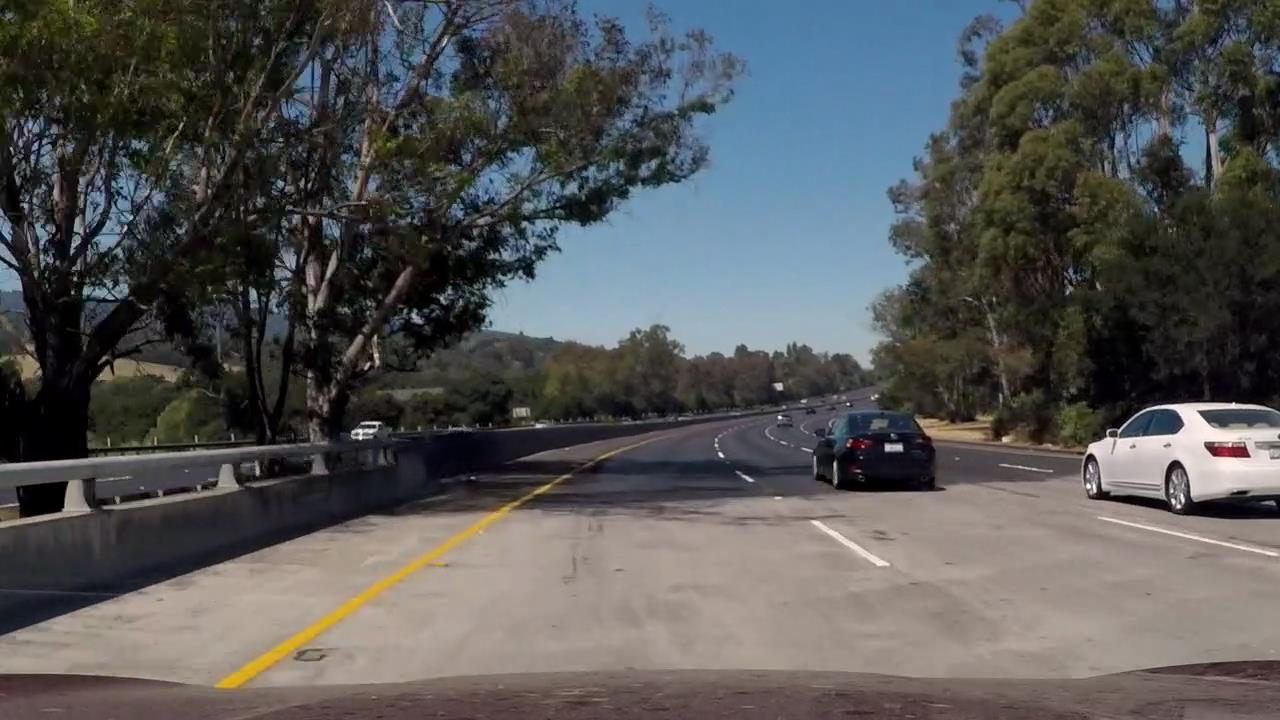
#> input picture new_test/1.jpg, 1280 x 720 px, given as the content of the folder camera_cal, which was not available
$ python processImage.py   (older library calls are emulated)
#> lines starting #> are read from the running program, lines starting #| are printed output that depends on the picture; pictures that were not available may be replaced by others from this repository, and a replacement may not be noted
### utils.py
# -*- coding: utf-8 -*-
"""
Created on Fri Oct  6 23:37:10 2017

@author: yang
"""

import numpy as np
import os
import cv2
import matplotlib.pyplot as plt
import matplotlib.image as mpimg

#get all image in the given directory persume that this directory only contain image files
def get_images_by_dir(dirname):
    img_names = os.listdir(dirname)
    img_paths = [dirname+'/'+img_name for img_name in img_names]
    imgs = [cv2.imread(path) for path in img_paths]
    return imgs

#function take the chess board image and return the object points and image points
def calibrate(images,grid=(9,6)):
    object_points=[]
    img_points = []
    for img in images:
        object_point = np.zeros( (grid[0]*grid[1],3),np.float32 )
        object_point[:,:2]= np.mgrid[0:grid[0],0:grid[1]].T.reshape(-1,2)
        gray = cv2.cvtColor(img,cv2.COLOR_BGR2GRAY)
        ret, corners = cv2.findChessboardCorners(gray, grid, None)
        if ret:
            object_points.append(object_point)
            img_points.append(corners)
    return object_points,img_points

# [6 lines left out: function get_M_Minv, not called in this run]

#function takes an image, object points, and image points
# performs the camera calibration, image distortion correction and
# returns the undistorted image
def cal_undistort(img, objpoints, imgpoints):
    # Use cv2.calibrateCamera() and cv2.undistort()
    ret, mtx, dist, rvecs, tvecs = cv2.calibrateCamera(objpoints, imgpoints, img.shape[1::-1], None, None)
    dst = cv2.undistort(img, mtx, dist, None, mtx)
    return dst

# [230 lines left out: functions abs_sobel_thresh, mag_thresh, dir_threshold, hls_select, find_line, find_line_by_previous and 5 more, not called in this run]

### processImage.py
# -*- coding: utf-8 -*-
"""
Created on Sun Oct  8 11:22:29 2017

@author: yang
"""

import os
import cv2
import utils
import matplotlib.pyplot as plt
import numpy as np

cal_imgs = utils.get_images_by_dir('camera_cal')
#> in get_images_by_dir, `imgs = [cv2.imread(path) for path in img_paths]`: imgs = 1 item
#> cal_imgs = 1 item
object_points,img_points = utils.calibrate(cal_imgs,grid=(9,6))
#> the loop in calibrate, `for img in images:` made 1 pass
#> ret on pass 1: False
#> pass 1, in calibrate, `gray = cv2.cvtColor(img,cv2.COLOR_BGR2GRAY)`:
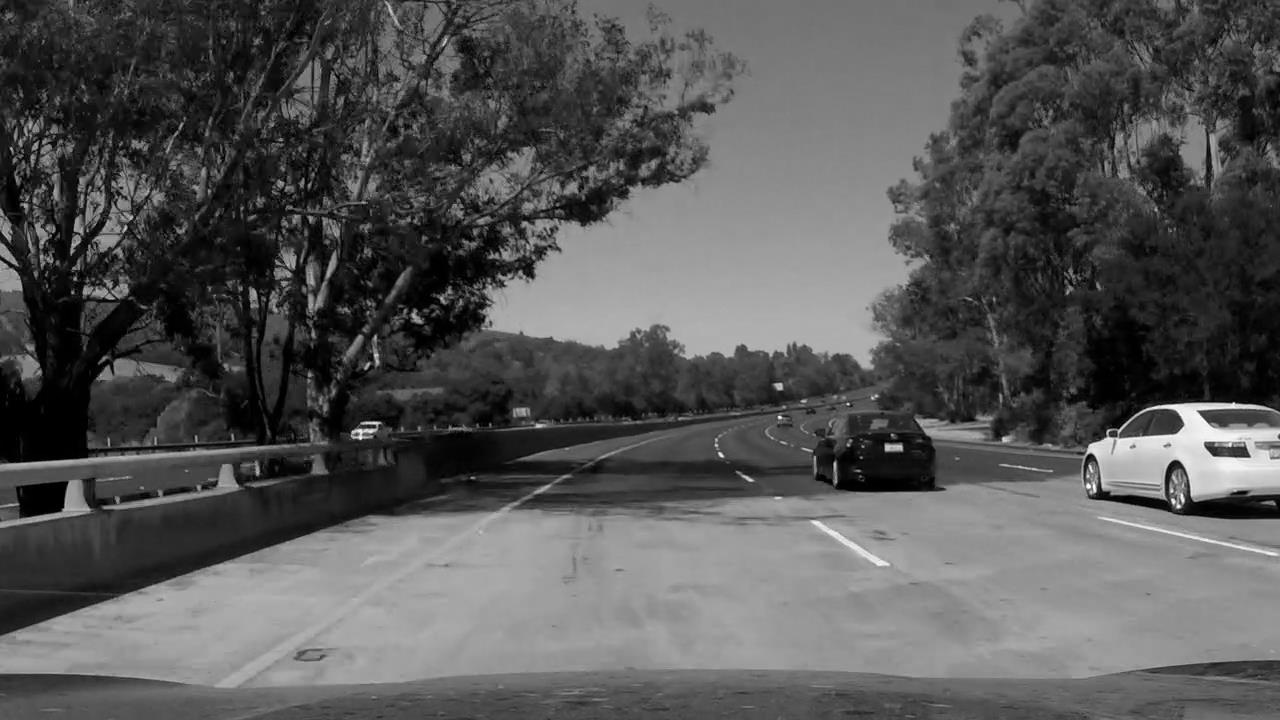
#> gray: shape (720, 1280); min 0, max 254, mean 86.5
#> after the loop in calibrate, `for img in images:`: img_points = []
#> object_points = []; img_points = []

#test_imgs = utils.get_images_by_dir('test_images')
test_imgs = utils.get_images_by_dir('new_test')
#> call 2 of get_images_by_dir, with dirname = 'new_test'
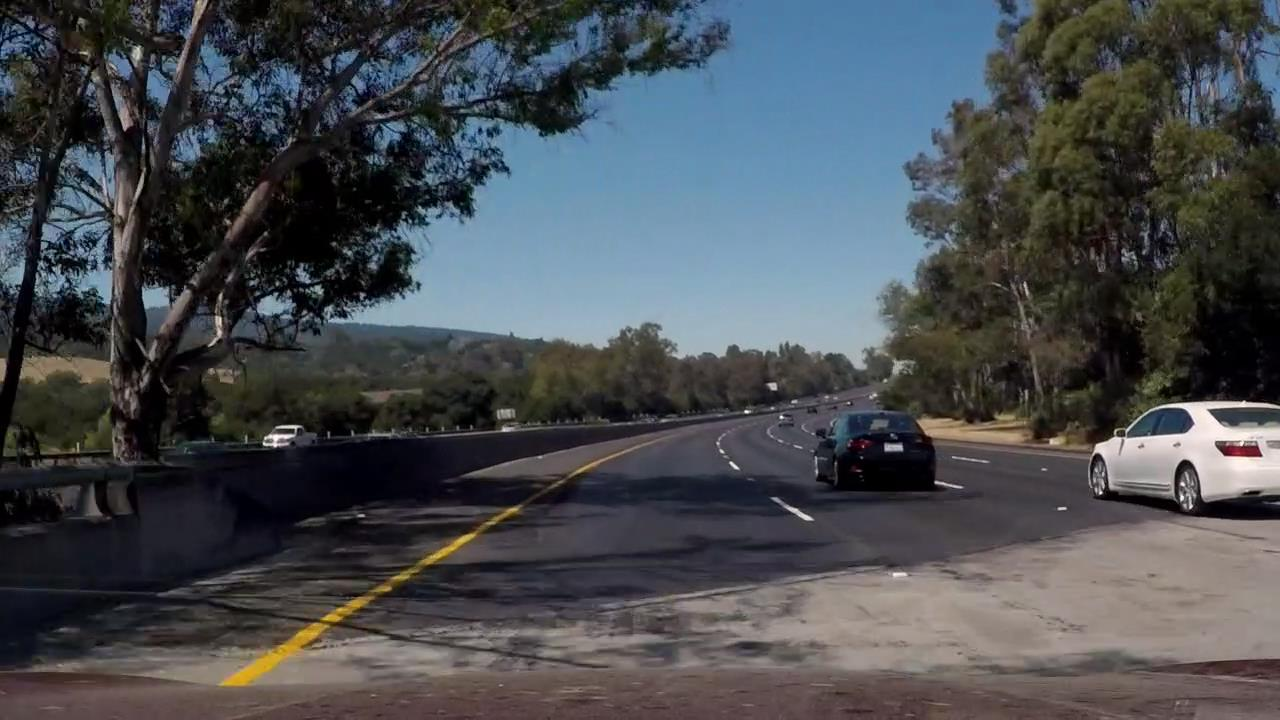
#> input picture new_test/2.jpg, 1280 x 720 px
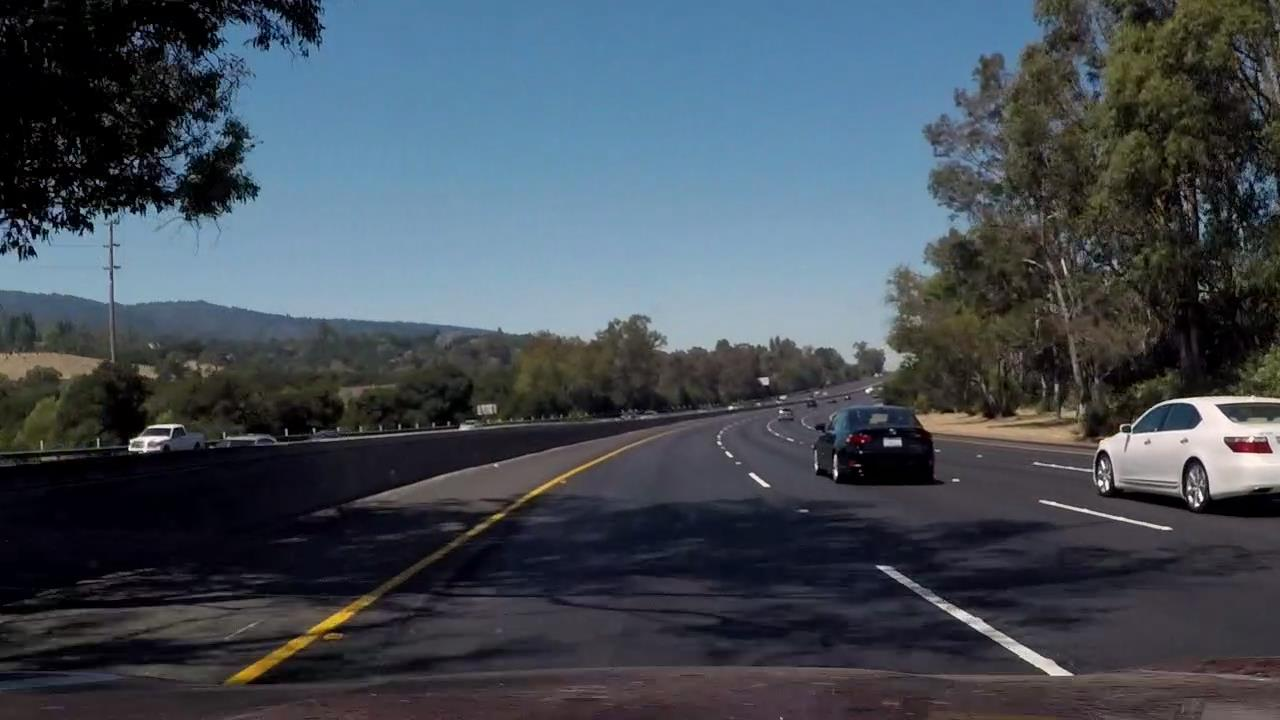
#> input picture new_test/3.jpg, 1280 x 720 px
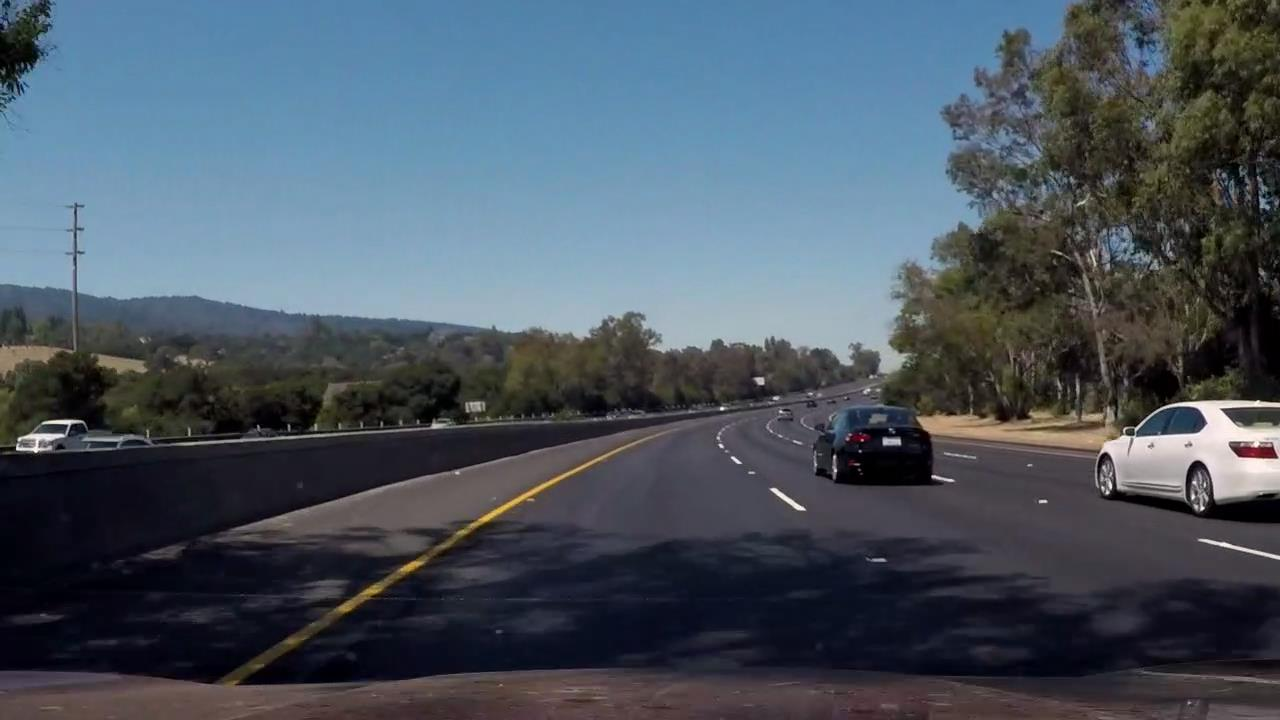
#> input picture new_test/4.jpg, 1280 x 720 px
#> in get_images_by_dir (call 2), `imgs = [cv2.imread(path) for path in img_paths]`: imgs = 4 items
#> test_imgs = 4 items

undistorted = []
for img in test_imgs:
#> (the run stopped early here; a loop or call above may not have finished)
